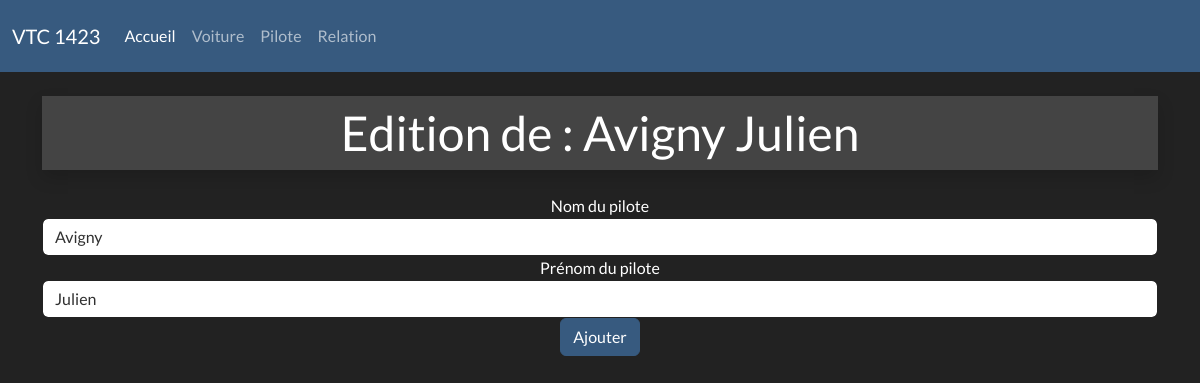
The page /pilotes/edit/1 on the database its author committed.
### tables this page shows
CREATE TABLE IF NOT EXISTS `conducteur` (
  `id_conducteur` int(11) NOT NULL AUTO_INCREMENT,
  `prenom` varchar(255) NOT NULL,
  `nom` varchar(255) NOT NULL,
  PRIMARY KEY (`id_conducteur`)
);

### controller/PiloteController.php (called while the page is built, shortened)
<?php
    require_once "./modele/PiloteManager.php";
    class PiloteController{
    public function __construct(){
        $this->piloteManager = new PiloteManager;
        $this->piloteManager->loadPilotes();
    }
    public function editPiloteForm($id) {
        $pilote = $this->piloteManager->getPiloteById($id);
        require_once "./view/edit.pilote.view.php";
    }
}

### modele/Manager.php (called while the page is built, shortened)
<?php
abstract class Manager {
    private $bdd;
    private function setBdd(){
        $this->bdd = new PDO('mysql:host=localhost;dbname=vtc', "root", "");
        $this->bdd->setAttribute(PDO::ATTR_ERRMODE, PDO::ERRMODE_WARNING);
    }
    protected function getBdd(){
        return $this->bdd;
    }
}

### modele/PiloteManager.php (called while the page is built, shortened)
<?php
require_once "Manager.php";
require_once "Pilote.php";
class PiloteManager extends Manager
{
    private $pilotes;
    public function addPilote($pilote)
    {
        $this->pilotes[] = $pilote;
    }
    public function loadPilotes()
    {
        $req = $this->getBdd()->prepare("SELECT * FROM conducteur");
        $req->execute();
        $myPilotes = $req->fetchAll(PDO::FETCH_ASSOC);
    }
    public function getPiloteById($id){
        foreach ($this->pilotes as $pilote){
            if($pilote->getId_pilote() == $id) {
                return $pilote;
            }
        }
    }
}

### modele/Pilote.php (called while the page is built, shortened)
<?php
class Pilote {
    private int $id_pilote;
    private string $nom;
    private string $prenom;
    public function __construct($id_pilote, $nom, $prenom){
        $this->id_pilote=$id_pilote;
        $this->nom=$nom;
        $this->prenom=$prenom;
    }
    public function getId_pilote()
    {
        return $this->id_pilote;
    }
    public function getNom()
    {
        return $this->nom;
    }
    public function getPrenom()
    {
        return $this->prenom;
    }
}

### view/edit.pilote.view.php (the view, shortened to what this page needs)
<form method="POST" action="<?= URL ?>pilotes/editvalid">
    <div class="form-group">
        <label for="nom">Nom du pilote</label>
        <input type="text" class="form-control" value="<?= $pilote->getNom() ?>" name="nom" id="nom">
    </div>
    <div class="form-group">
        <label for="prenom">Prénom du pilote</label>
        <input type="text" class="form-control" value="<?= $pilote->getPrenom() ?>" name="prenom" id="prenom">
    </div>
    <button type="submit" class="btn btn-primary">Ajouter</button>
</form>
<?php
$content = ob_get_clean();
$title = "Edition de : " .$pilote->getNom(). " ". $pilote->getPrenom();
require_once "base.html.php"
?>

### view/base.html.php (shortened to what this page needs)
<!DOCTYPE html>
<html lang="fr">
<head>
    <link rel="stylesheet" href="https://cdnjs.cloudflare.com/ajax/libs/bootswatch/5.1.3/darkly/bootstrap.min.css" />
    <link href="https://cdnjs.cloudflare.com/ajax/libs/font-awesome/5.13.1/css/all.min.css" rel="stylesheet">
</head>
<body>
<nav class="navbar navbar-expand-lg navbar-dark bg-primary">
  <div class="container-fluid">
    <a class="navbar-brand" href="<?= URL ?>accueil">VTC 1423</a>
    <div class="collapse navbar-collapse" id="navbarColor01">
      <ul class="navbar-nav me-auto">
        <li class="nav-item">
          <a class="nav-link active" href="<?= URL ?>accueil">Accueil
          </a>
        </li>
        <li class="nav-item">
          <a class="nav-link" href="<?= URL ?>cars">Voiture</a>
        </li>
        <li class="nav-item">
          <a class="nav-link" href="<?= URL ?>pilotes">Pilote</a>
        </li>
        <li class="nav-item">
          <a class="nav-link" href="relations">Relation</a>
        </li>
    </div>
    </div>
</nav>
<div class="container text-center">
    <h1 class="my-4 text-center bg-secondary shadow p-2">
        <?= $title?>
    </h1>
    <?= $content ?>
</div>
</body>
</html>

### rows shown on the page
conducteur: title "Edition de : Avigny Julien", nom "Avigny", prenom "Julien"
